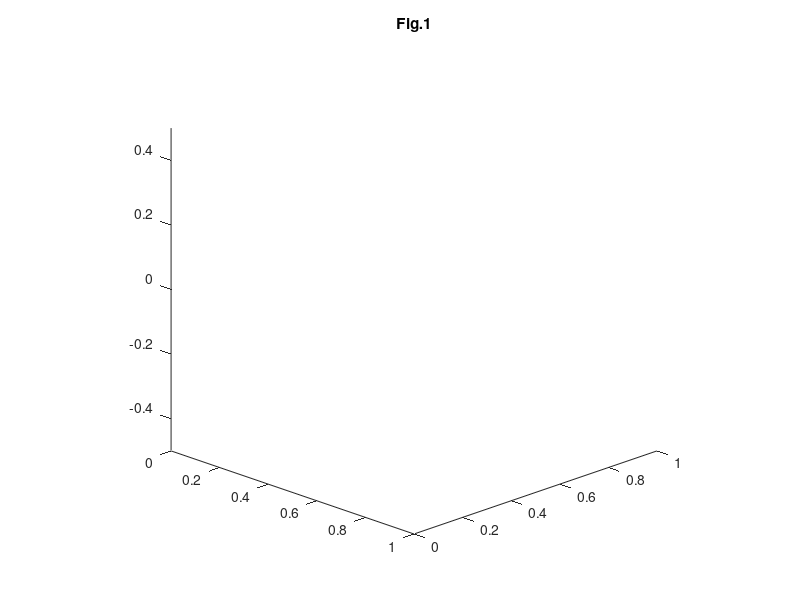

Source code (MATLAB):
view([45,20])      % Setting view
camlight(-10,10)   % Adjusting camera light
axis equal         % Sets equal data unit lengths along each axis.
title('Fig.1')